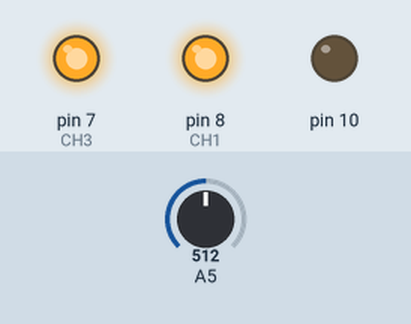
Recording of a sketch running on a simulated Arduino Uno, built with avr-gcc and run on an emulated ATmega328P. Parts: output pins drawn as LEDs (lit = HIGH). The inputs (shaded band) are chosen by the test bench; at power-on: A5 = 512. Storage starts empty.

Above: at 0.1 s.
At 6.1 s:
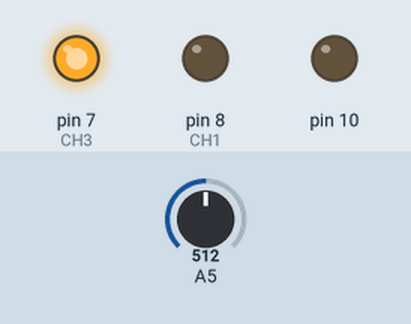
Timing chart, 0 to 130.0 s (numbered marks = the images above):
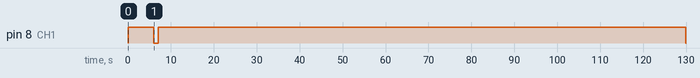

Measured:
- by itself, pin 8 (CH1): HIGH → LOW at 6.1 s, → HIGH 1.0 s later, → LOW 123 s later

The sketch:

DS4.ino
```cpp
/*

Project: DS4 Box
Description: Complement for DS4 (Diamond System 4), currently in operation at the Enginnering Research Complex, Michigan State University (2017).
Developed by: Ramón D. Díaz(diazramo@msu.edu), and Amanda Charris (charrish@msu.edu)
Date: March 28, 2017
Album:
GitHub:

This application uses an Arduino for two independent functions:
  1) Measures the output from a Pyrometer every second, converts this analog voltage to its corresponding temperature and stores the data in an SD Card.
  2) Every 5 minutes, a relay is used as a remote switch for taking a picture of the sample with a DSLR Camera.

 The data log component is a standard SD card module application:
 * SD card attached to SPI bus as follows:
 ** MOSI - pin 11
 ** MISO - pin 12
 ** CLK - pin 13
 ** CS - pin 4

 * The Relay module (Camera):
 ** There is only one relay used in the module (active-low). This relay is connected to pin 8 in the Arduino.
 (This part of the code/circuit is based on the well documented project "Arduino Selfie" by Scott C. - http://arduinobasics.blogspot.com/2014/09/arduino-selfie.html)

  *Pyrometer voltage:
  The reference in the analog input (A5) was lowered with a voltage divider hooked up to the 3.3V pin. The resulting temperature conversion has a resolution of ~1°C.

OPERATION:
The first picture, along with the temperature measurements, will be taken 5 seconds after power is turned on. Data is stored in the SD card under "datalog.txt".

 */

#include <SPI.h>
#include <SD.h>

const int chipSelect = 4; //CS Pin for SD Card
const int pyroIN = A5; //pyrometer analog input
int seg = 0;
int cam = 300; // start at 300 to take a picture on the first iteration.
int numReadings = 100; //cantidad de medidas (minimo una medida por muestreo)
float medida; //init ADC measurement
float medidaFull; //init array
float Temp; //temperature
int del = 10;
int c = 1087; //calibration cosntant
#define CH1 8   // Connect Digital Pin 8 on Arduino to CH1 on Relay Module
#define CH3 7   // Connect Digital Pin 7 on Arduino to CH3 on Relay Module


int wait = 120; // seconds to wait between pictures
int espera = 1000; //miliseconds to wait between pyrometer measurements


void setup() {
  analogReference(EXTERNAL);

  // Open serial communications and wait for port to open:
  //Serial.begin(9600);
  //while (!Serial) {
  //  ; // wait for serial port to connect. Needed for native USB port only
  //}

  //Serial.println("Initializing SD card...");
   // make sure that the default chip select pin is set to
  // output, even if you don't use it:
  pinMode(10, OUTPUT);

  // see if the card is present and can be initialized:
  if (!SD.begin(chipSelect)) {
  //   Serial.println("Card failed, or not present");  //********    don't do anything more:
    return;
  }
   //Serial.println("card initialized."); //********

     //Setup Arduino pins for the camera function
   pinMode(CH1, OUTPUT);
   pinMode(CH3, OUTPUT);

   //Turn OFF any power to the Relay channels
   digitalWrite(CH1,HIGH);
   digitalWrite(CH3,HIGH);

   //Print Header on data file
    String dataString = "Time(s)"; //time measurement
    dataString += "\t";
    dataString += "Data(#)"; //medida cruda
    dataString += "\t";
    dataString += "Temp (C)"; //temperature

  // open the file. note that only one file can be open at a time,
  // so you have to close this one before opening another.
  File dataFile = SD.open("datalog.txt", FILE_WRITE);

  // if the file is available, write to it:
  if (dataFile) {
    dataFile.println(dataString);
    dataFile.close();
    // print to the serial port too:
    //Serial.println(dataString);  //  serial out********
  }
  else {
    //Serial.println("SD not available");  //  serial out********
  }
     delay(5000); //Wait 5 seconds before starting sequence
}

void loop() {

  // average number of readings
  medidaFull = 0;
   for (int i=0; i < numReadings; i++){     // meaure and capture in array
    medidaFull = medidaFull + analogRead(A5);
    delay(del);
    //Serial.println(medidaFull/(i+1));
  }
  medida = (float)medidaFull/(float)numReadings;  //average
  Temp = (medida/1024)*c+600; //conversion
  if (Temp<700){ //filter out temperatures lower than 700C
      Temp = 0;
  }//end if

  // make a string for assembling the data to log:
    String dataString = String(seg); //time measurement
    dataString += "\t";
    dataString += String(medida); //medida cruda
    dataString += "\t";
    dataString += String(Temp); //Temperature measurement

  // open the file. note that only one file can be open at a time,
  // so you have to close this one before opening another.
  File dataFile = SD.open("datalog.txt", FILE_WRITE);

  // if the file is available, write to it:
  if (dataFile) {
    dataFile.println(dataString);
    dataFile.close();
    // print to the serial port too:
    //Serial.println(dataString);  //  serial out********
  }
  // if the file isn't open, pop up an error:
  else {
     //Serial.println("error opening data.txt");  //  serial out********
  }
  //delay(espera-del*numReadings); // se resta el tiempo que ya ha transcurrido de las medidas.

  if (cam >= wait){ // 300 = 5minutes (DS4), 2 = 2 seconds (DS3)
   digitalWrite(CH1, LOW);  //Press shutter button for 0.5 seconds
   delay(1000); //1000
   seg = seg + 1; //add this delay to the main counter.
   digitalWrite(CH1,HIGH);    //Release shutter button
   //delay(300000);             //Wait 5 minutes before next selfie
   //Serial.println("FOTO!");  //  serial out********Serial.println(dataString);  //  serial out********

   cam = 1; //reset camera counter
  }
  else {
   cam = cam + 1; // additional second for the camera counter
  }

  seg = seg+1; //increment time
}
```
